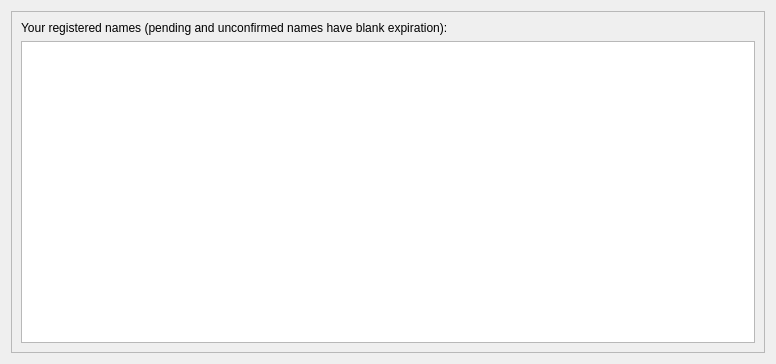
<?xml version="1.0" encoding="UTF-8"?>
<ui version="4.0">
 <class>ManageNamesPage</class>
 <widget class="QWidget" name="ManageNamesPage">
  <property name="geometry">
   <rect>
    <x>0</x>
    <y>0</y>
    <width>776</width>
    <height>364</height>
   </rect>
  </property>
  <layout class="QHBoxLayout" name="horizontalLayout">
   <item>
    <widget class="QFrame" name="frame2">
     <property name="sizePolicy">
      <sizepolicy hsizetype="Preferred" vsizetype="Expanding">
       <horstretch>0</horstretch>
       <verstretch>0</verstretch>
      </sizepolicy>
     </property>
     <property name="frameShape">
      <enum>QFrame::StyledPanel</enum>
     </property>
     <property name="frameShadow">
      <enum>QFrame::Sunken</enum>
     </property>
     <layout class="QVBoxLayout" name="verticalLayout">
      <!--
      <item>
       <widget class="QLabel" name="label_4">
        <property name="sizePolicy">
         <sizepolicy hsizetype="Preferred" vsizetype="Maximum">
          <horstretch>0</horstretch>
          <verstretch>0</verstretch>
         </sizepolicy>
        </property>
        <property name="text">
         <string>&amp;New name:</string>
        </property>
        <property name="alignment">
         <set>Qt::AlignLeading|Qt::AlignLeft|Qt::AlignVCenter</set>
        </property>
        <property name="buddy">
         <cstring>registerName</cstring>
        </property>
       </widget>
      </item>
      <item>
       <widget class="QValidatedLineEdit" name="registerName">
        <property name="toolTip">
         <string>Enter a name or domain name (prefixed with d/) to be registered via Namecoin.</string>
        </property>
        <property name="text">
         <string>d/</string>
        </property>
       </widget>
      </item>
      <item>
       <widget class="QLabel" name="label">
        <property name="sizePolicy">
         <sizepolicy hsizetype="Preferred" vsizetype="Preferred">
          <horstretch>0</horstretch>
          <verstretch>0</verstretch>
         </sizepolicy>
        </property>
        <property name="text">
         <string>&lt;html&gt;&lt;head/&gt;&lt;body&gt;&lt;p&gt;Use &lt;span style=&quot; font-weight:600;&quot;&gt;d/&lt;/span&gt; prefix for domain names. E.g. &lt;span style=&quot; font-weight:600;&quot;&gt;d/mysite&lt;/span&gt; will register &lt;span style=&quot; font-weight:600;&quot;&gt;mysite.bit&lt;/span&gt;&lt;/p&gt;&lt;p&gt;See &lt;a href=&quot;https://wiki.namecoin.info/index.php?title=Domain_Name_Specification&quot;&gt;&lt;span style=&quot; text-decoration: underline; color:#0000ff;&quot;&gt;Domain names&lt;/span&gt;&lt;/a&gt; in Namecoin wiki for reference. Other prefixes can be used for miscellaneous purposes (not domain names).&lt;/p&gt;&lt;/body&gt;&lt;/html&gt;</string>
        </property>
        <property name="textFormat">
         <enum>Qt::RichText</enum>
        </property>
        <property name="wordWrap">
         <bool>true</bool>
        </property>
        <property name="openExternalLinks">
         <bool>true</bool>
        </property>
       </widget>
      </item>
      <item>
       <widget class="QPushButton" name="submitNameButton">
        <property name="sizePolicy">
         <sizepolicy hsizetype="Fixed" vsizetype="Fixed">
          <horstretch>0</horstretch>
          <verstretch>0</verstretch>
         </sizepolicy>
        </property>
        <property name="minimumSize">
         <size>
          <width>150</width>
          <height>0</height>
         </size>
        </property>
        <property name="toolTip">
         <string>Confirm the new name action. Sends name_new transaction
to the network and creates a pending name_firstupdate transaction.</string>
        </property>
        <property name="text">
         <string>&amp;Submit</string>
        </property>
        <property name="icon">
         <iconset resource="../bitcoin.qrc">
          <normaloff>:/icons/send</normaloff>:/icons/send</iconset>
        </property>
        <property name="default">
         <bool>true</bool>
        </property>
       </widget>
      </item>
      <item>
       <spacer name="verticalSpacer">
        <property name="orientation">
         <enum>Qt::Vertical</enum>
        </property>
        <property name="sizeType">
         <enum>QSizePolicy::Maximum</enum>
        </property>
        <property name="sizeHint" stdset="0">
         <size>
          <width>20</width>
          <height>12</height>
         </size>
        </property>
       </spacer>
      </item>
      -->
      <item>
       <widget class="QLabel" name="label_5">
        <property name="sizePolicy">
         <sizepolicy hsizetype="Preferred" vsizetype="Maximum">
          <horstretch>0</horstretch>
          <verstretch>0</verstretch>
         </sizepolicy>
        </property>
        <property name="text">
         <string>Your registered names (pending and unconfirmed names have blank expiration):</string>
        </property>
        <property name="alignment">
         <set>Qt::AlignLeading|Qt::AlignLeft|Qt::AlignVCenter</set>
        </property>
        <!--
        <property name="buddy">
         <cstring>registerName</cstring>
        </property>
        -->
       </widget>
      </item>
      <item>
       <widget class="QTableView" name="tableView">
        <property name="contextMenuPolicy">
         <enum>Qt::CustomContextMenu</enum>
        </property>
        <property name="toolTip">
         <string>Double-click name to configure</string>
        </property>
        <property name="tabKeyNavigation">
         <bool>false</bool>
        </property>
        <property name="alternatingRowColors">
         <bool>true</bool>
        </property>
        <property name="selectionMode">
         <enum>QAbstractItemView::SingleSelection</enum>
        </property>
        <property name="selectionBehavior">
         <enum>QAbstractItemView::SelectRows</enum>
        </property>
        <property name="sortingEnabled">
         <bool>true</bool>
        </property>
        <attribute name="verticalHeaderVisible">
         <bool>false</bool>
        </attribute>
       </widget>
      </item>
      <!--
      <item>
       <layout class="QHBoxLayout" name="horizontalLayout_3">
        <item>
         <widget class="QPushButton" name="configureNameButton">
          <property name="sizePolicy">
           <sizepolicy hsizetype="Fixed" vsizetype="Fixed">
            <horstretch>0</horstretch>
            <verstretch>0</verstretch>
           </sizepolicy>
          </property>
          <property name="minimumSize">
           <size>
            <width>150</width>
            <height>0</height>
           </size>
          </property>
          <property name="toolTip">
           <string>Configure name and submit update operation</string>
          </property>
          <property name="text">
           <string>&amp;Configure Name...</string>
          </property>
          <property name="default">
           <bool>false</bool>
          </property>
         </widget>
        </item>
        <item>
         <widget class="QPushButton" name="renewNameButton">
          <property name="sizePolicy">
           <sizepolicy hsizetype="Fixed" vsizetype="Fixed">
            <horstretch>0</horstretch>
            <verstretch>0</verstretch>
           </sizepolicy>
          </property>
          <property name="minimumSize">
           <size>
            <width>150</width>
            <height>0</height>
           </size>
          </property>
          <property name="toolTip">
           <string>Renew the name with its current value</string>
          </property>
          <property name="text">
           <string>&amp;Renew Name</string>
          </property>
          <property name="default">
           <bool>false</bool>
          </property>
         </widget>
        </item>
       </layout>
      </item>
      -->
     </layout>
    </widget>
   </item>
  </layout>
 </widget>
 <customwidgets>
  <!--
  <customwidget>
   <class>QValidatedLineEdit</class>
   <extends>QLineEdit</extends>
   <header>../../src/qt/qvalidatedlineedit.h</header>
  </customwidget>
  -->
 </customwidgets>
 <resources>
  <!--
  <include location="../bitcoin.qrc"/>
  -->
 </resources>
 <connections/>
</ui>
